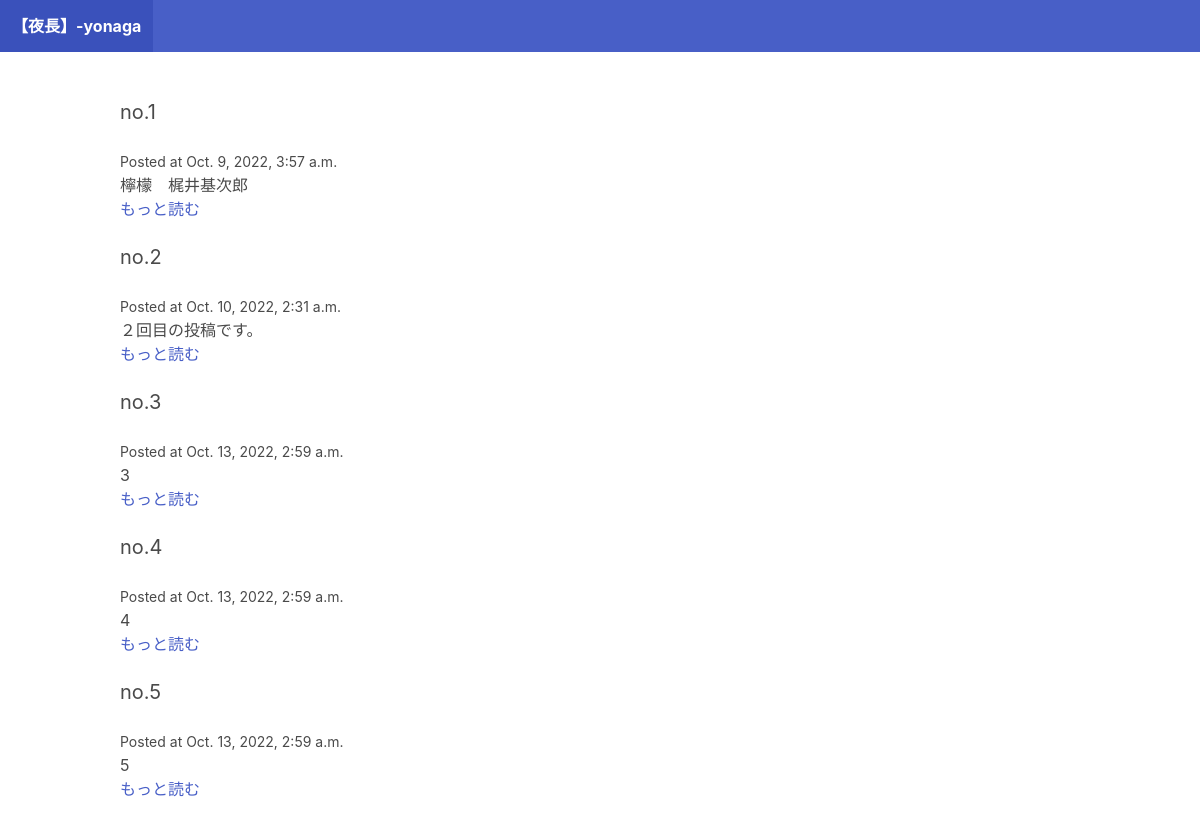
The app's page /, older data.
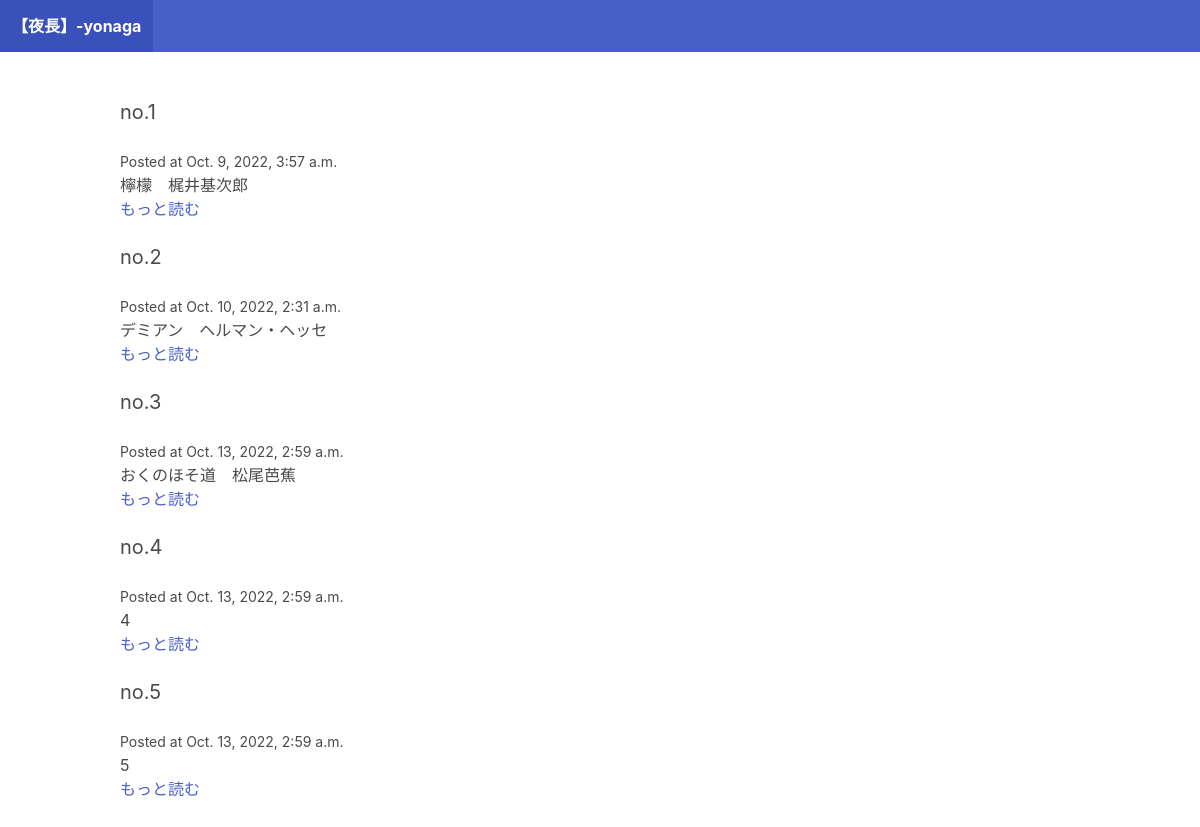
The same page, newer data.
### blog/models.py (models this page shows)
class Post(models.Model):
    title = models.CharField(max_length=255)
    slug = models.SlugField()
    intro = models.TextField()
    body = models.TextField()
    posted_date = models.DateTimeField(auto_now_add=True)

### blog/views.py (the view)
# urls.py: path("",frontpage),
def frontpage(request):
    posts = Post.objects.all()
    return render(request,"blog/frontpage.html",{"posts":posts})

### blog/templates/blog/frontpage.html (shortened to what this page needs)
<!DOCTYPE html>
<html lang="en">
<head>
</head>
<body>
</body>
</html>
{% extends "blog/base.html" %}
{% block content %}
{% for post in posts %}
<div class="post block">
    <h2 class="subtitle">{{post.title}}</h2>
    <small>Posted at {{post.posted_date}}</small>
    <p>{{post.intro}}</p>
    <a href="{% url 'post_detail' post.slug %}">もっと読む</a>
</div>
{% endfor %} {% endblock %}

Row changes from the older to the newer data that the page shows:
changed Post "no.2": intro "２回目の投稿です。" → "デミアン ヘルマン・ヘッセ"
changed Post "no.3": intro "3" → "おくのほそ道 松尾芭蕉"
